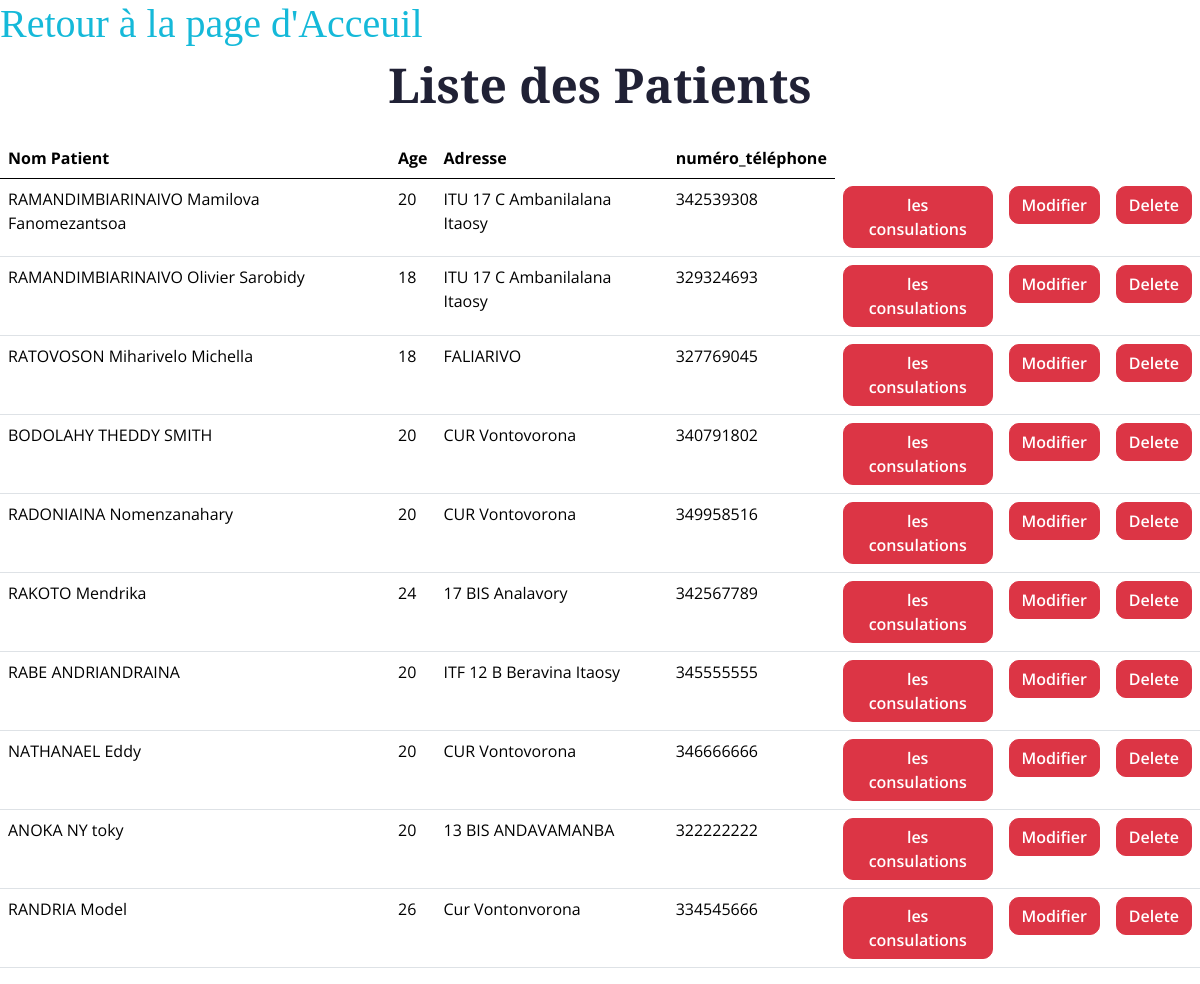
Page /patient/liste_patient/ (signed in) on the earlier database version.
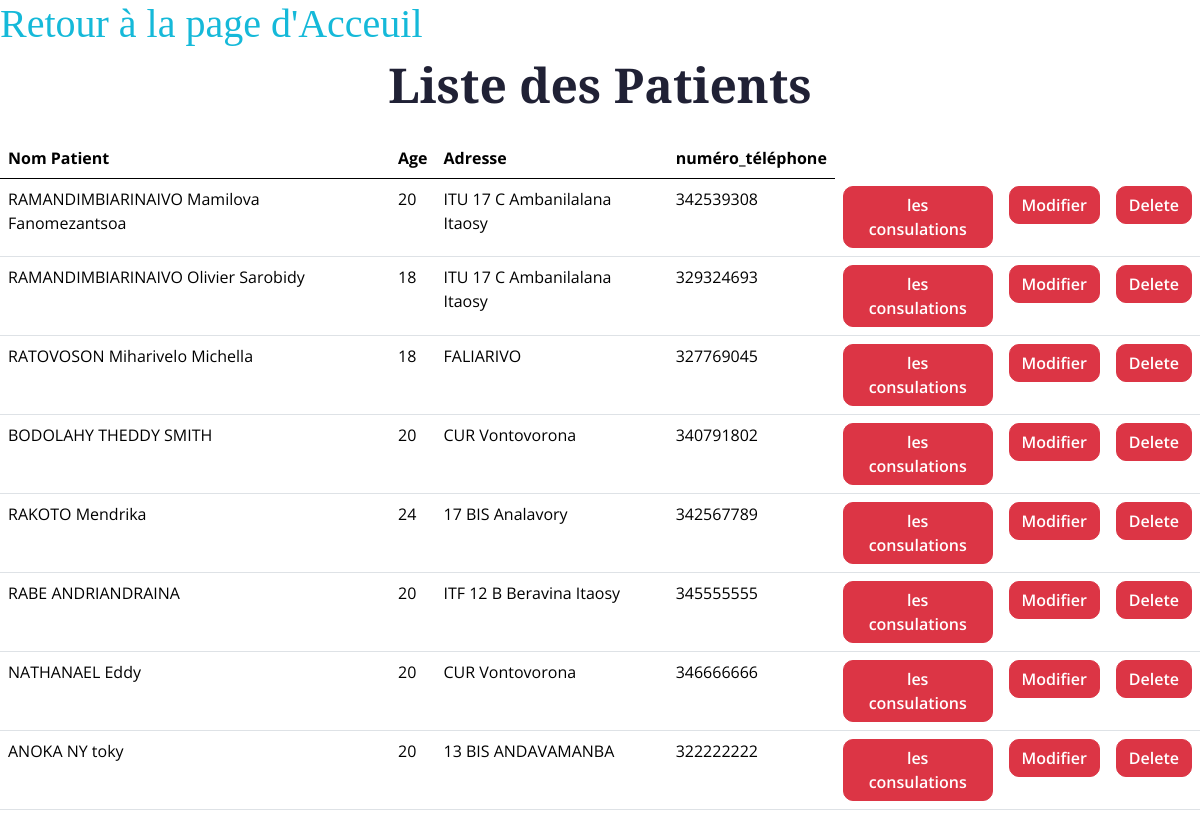
Same page on the later database version.
### Patient/models.py (models this page shows, shortened)
class Patient(models.Model):
    GENDER_CHOICES =[
        ('M','Masculin'),
        ('F','Féminin'),
    ]
    Nom=models.CharField(max_length=100)
    age=models.IntegerField()
    gender=models.CharField(max_length=1,choices=GENDER_CHOICES)
    adresse=models.CharField(max_length=50)
    numéro_téléphone=models.IntegerField()

### Patient/views.py (the view)
# urls.py: path('liste_patient/',views.Liste_patient,name='listpatient'),
def Liste_patient(request):
    if not request.user.is_staff:
        return redirect('login')
    patients=Patient.objects.all()
    return render(request,'liste_patient.html',{'patients':patients})

### Patient/Template/liste_patient.html (shortened to what this page needs)
{% load static %}
{% include 'base.html' %}
<!DOCTYPE html>
<html lang="en">
    <head>
        <link rel="stylesheet" href="https://use.fontawesome.com/releases/v5.15.4/css/all.css"/>
        <link href="https://cdn.jsdelivr.net/npm/bootstrap-icons@1.4.1/font/bootstrap-icons.css" rel="stylesheet">
        <link href="{%  static 'lib/animate/animate.min.css' %}" rel="stylesheet">
        <link href="{% static 'lib/owlcarousel/assets/owl.carousel.min.css' %}" rel="stylesheet">
        <link href="{% static 'css/bootstrap.min.css' %}" rel="stylesheet">
        <link href="{% static 'css/style.css'%}" rel="stylesheet">
    </head>
    <body>
        <h1> <a href="{% url 'index' %}">Retour à la page d'Acceuil </a></h1>
        <h1 class="display-5 mb-4 text-center">Liste des Patients</h1>
        <div>
            <table id="example" class="table table-hover ">
                <thead>
                    <tr>
                        <th>Nom Patient</th>
                        <th>Age</th>
                        <th>Adresse</th>
                        <th>numéro_téléphone</th>
                    </tr>
                </thead>
                <tbody>
                    {% for patient in patients %}
                    <tr>
                        <td>{{ patient.Nom}} </td>
                        <td>{{patient.age}} </td>
                        <td>{{patient.adresse}} </td>
                        <td>{{patient.numéro_téléphone}}</td>
                        <td><a href="{% url 'consultation_patient' patient.id %}" onclick="return " class="btn btn-danger">les consulations</a></td>
                        <td><a href="{% url 'modifier_patient' patient.id %}" onclick="return " class="btn btn-danger">Modifier</a></td>
                        <td><a href="{% url 'effacer_patient' patient.id %}" onclick="return confirm('Are you sure you want delete?')" class="btn btn-danger">Delete</a></td>
                    </tr>
                    {% endfor%}
                </tbody>
            </table>
        </div>
    </body>

### Patient/Template/base.html (shortened to what this page needs)
{% load static%}
<!DOCTYPE html>
<html lang="en">
<head>
  <link href="https://cdn.jsdelivr.net/npm/bootstrap@5.3.3/dist/css/bootstrap.min.css" rel="stylesheet">
</head>
</body>
</html>

### Patient/static/css/style.css (style rules this page uses)
.btn { font-weight: 600; transition: .5s; }

Differences in the rows shown:
removed Patient: Nom "RADONIAINA Nomenzanahary", age "20", adresse "CUR Vontovorona", numéro_téléphone "349958516"
removed Patient: Nom "RANDRIA Model", age "26", adresse "Cur Vontonvorona", numéro_téléphone "334545666"
